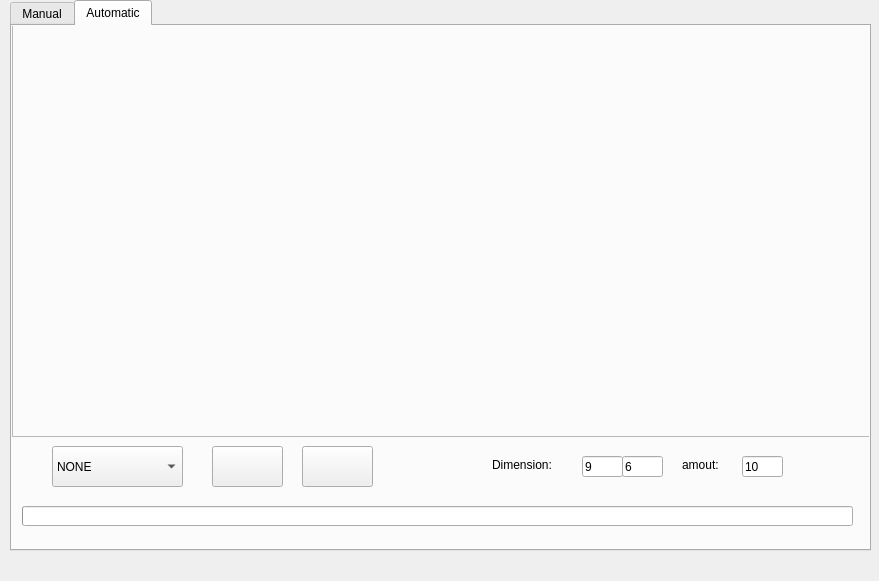
<?xml version="1.0" encoding="UTF-8"?>
<ui version="4.0">
 <class>mainWindow</class>
 <widget class="QWidget" name="mainWindow">
  <property name="geometry">
   <rect>
    <x>0</x>
    <y>0</y>
    <width>879</width>
    <height>581</height>
   </rect>
  </property>
  <property name="windowTitle">
   <string>Form</string>
  </property>
  <widget class="QTabWidget" name="tabIntrinsicAcq">
   <property name="geometry">
    <rect>
     <x>10</x>
     <y>0</y>
     <width>861</width>
     <height>551</height>
    </rect>
   </property>
   <property name="currentIndex">
    <number>1</number>
   </property>
   <widget class="QWidget" name="tab">
    <attribute name="title">
     <string>Manual</string>
    </attribute>
    <widget class="QFrame" name="frameCameraM">
     <property name="geometry">
      <rect>
       <x>0</x>
       <y>-10</y>
       <width>861</width>
       <height>441</height>
      </rect>
     </property>
     <property name="frameShape">
      <enum>QFrame::StyledPanel</enum>
     </property>
     <property name="frameShadow">
      <enum>QFrame::Raised</enum>
     </property>
     <widget class="QWidget" name="horizontalLayoutWidget">
      <property name="geometry">
       <rect>
        <x>0</x>
        <y>10</y>
        <width>861</width>
        <height>431</height>
       </rect>
      </property>
      <layout class="QHBoxLayout" name="displayManual"/>
     </widget>
    </widget>
    <widget class="QPushButton" name="saveButton">
     <property name="geometry">
      <rect>
       <x>630</x>
       <y>440</y>
       <width>80</width>
       <height>41</height>
      </rect>
     </property>
     <property name="text">
      <string/>
     </property>
    </widget>
    <widget class="QPushButton" name="offButton">
     <property name="geometry">
      <rect>
       <x>410</x>
       <y>440</y>
       <width>80</width>
       <height>41</height>
      </rect>
     </property>
     <property name="text">
      <string/>
     </property>
    </widget>
    <widget class="QComboBox" name="comboBoxManual">
     <property name="geometry">
      <rect>
       <x>150</x>
       <y>440</y>
       <width>121</width>
       <height>41</height>
      </rect>
     </property>
     <item>
      <property name="text">
       <string>NONE</string>
      </property>
     </item>
     <item>
      <property name="text">
       <string>RGB-DEPTH</string>
      </property>
     </item>
     <item>
      <property name="text">
       <string>RGB-THERMAL</string>
      </property>
     </item>
    </widget>
    <widget class="QPushButton" name="captureButton">
     <property name="geometry">
      <rect>
       <x>520</x>
       <y>440</y>
       <width>80</width>
       <height>41</height>
      </rect>
     </property>
     <property name="text">
      <string/>
     </property>
    </widget>
    <widget class="QPushButton" name="onButton">
     <property name="geometry">
      <rect>
       <x>300</x>
       <y>440</y>
       <width>80</width>
       <height>41</height>
      </rect>
     </property>
     <property name="text">
      <string/>
     </property>
    </widget>
   </widget>
   <widget class="QWidget" name="tab_2">
    <attribute name="title">
     <string>Automatic</string>
    </attribute>
    <widget class="QLineEdit" name="NoImages">
     <property name="geometry">
      <rect>
       <x>730</x>
       <y>430</y>
       <width>41</width>
       <height>21</height>
      </rect>
     </property>
     <property name="text">
      <string>10</string>
     </property>
    </widget>
    <widget class="QLineEdit" name="cornerX">
     <property name="geometry">
      <rect>
       <x>570</x>
       <y>430</y>
       <width>41</width>
       <height>21</height>
      </rect>
     </property>
     <property name="text">
      <string>9</string>
     </property>
    </widget>
    <widget class="QLineEdit" name="cornerY">
     <property name="geometry">
      <rect>
       <x>610</x>
       <y>430</y>
       <width>41</width>
       <height>21</height>
      </rect>
     </property>
     <property name="text">
      <string>6</string>
     </property>
    </widget>
    <widget class="QFrame" name="frameCameraA">
     <property name="geometry">
      <rect>
       <x>0</x>
       <y>-10</y>
       <width>861</width>
       <height>421</height>
      </rect>
     </property>
     <property name="frameShape">
      <enum>QFrame::StyledPanel</enum>
     </property>
     <property name="frameShadow">
      <enum>QFrame::Raised</enum>
     </property>
     <widget class="QWidget" name="horizontalLayoutWidget_2">
      <property name="geometry">
       <rect>
        <x>0</x>
        <y>10</y>
        <width>861</width>
        <height>411</height>
       </rect>
      </property>
      <layout class="QHBoxLayout" name="displayAuto"/>
     </widget>
    </widget>
    <widget class="QPushButton" name="startButton">
     <property name="geometry">
      <rect>
       <x>200</x>
       <y>420</y>
       <width>71</width>
       <height>41</height>
      </rect>
     </property>
     <property name="text">
      <string/>
     </property>
    </widget>
    <widget class="QPushButton" name="stopButton">
     <property name="geometry">
      <rect>
       <x>290</x>
       <y>420</y>
       <width>71</width>
       <height>41</height>
      </rect>
     </property>
     <property name="text">
      <string/>
     </property>
    </widget>
    <widget class="QComboBox" name="comboBoxAuto">
     <property name="geometry">
      <rect>
       <x>40</x>
       <y>420</y>
       <width>131</width>
       <height>41</height>
      </rect>
     </property>
     <item>
      <property name="text">
       <string>NONE</string>
      </property>
     </item>
     <item>
      <property name="text">
       <string>RGB-DEPTH</string>
      </property>
     </item>
     <item>
      <property name="text">
       <string>RGB-THERMAL</string>
      </property>
     </item>
    </widget>
    <widget class="QLabel" name="label">
     <property name="geometry">
      <rect>
       <x>480</x>
       <y>430</y>
       <width>81</width>
       <height>17</height>
      </rect>
     </property>
     <property name="text">
      <string>Dimension:</string>
     </property>
    </widget>
    <widget class="QLabel" name="label_2">
     <property name="geometry">
      <rect>
       <x>670</x>
       <y>430</y>
       <width>51</width>
       <height>17</height>
      </rect>
     </property>
     <property name="text">
      <string>amout:</string>
     </property>
    </widget>
    <widget class="QProgressBar" name="progressBarAcq">
     <property name="geometry">
      <rect>
       <x>10</x>
       <y>480</y>
       <width>831</width>
       <height>20</height>
      </rect>
     </property>
     <property name="value">
      <number>0</number>
     </property>
     <property name="textVisible">
      <bool>false</bool>
     </property>
    </widget>
    <widget class="QLabel" name="labelNoImage">
     <property name="geometry">
      <rect>
       <x>790</x>
       <y>430</y>
       <width>41</width>
       <height>21</height>
      </rect>
     </property>
     <property name="text">
      <string/>
     </property>
    </widget>
   </widget>
  </widget>
  <widget class="QLabel" name="labelHeader">
   <property name="geometry">
    <rect>
     <x>10</x>
     <y>-20</y>
     <width>861</width>
     <height>71</height>
    </rect>
   </property>
   <property name="frameShadow">
    <enum>QFrame::Raised</enum>
   </property>
   <property name="text">
    <string>Extrinsic Acquisition</string>
   </property>
  </widget>
  <zorder>labelHeader</zorder>
  <zorder>tabIntrinsicAcq</zorder>
 </widget>
 <resources/>
 <connections/>
</ui>
